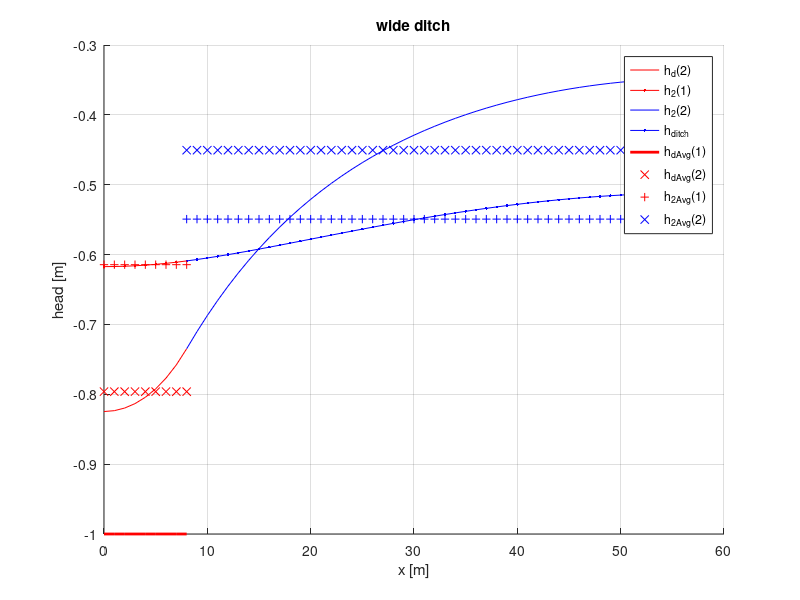

The MATLAB script that drew this image:
%function [h1,h2,h1_avg,h2_avg,x1,x2]=wideDitch(tne)
%     [h1,h2,h1_avg,h2_avg,x1,x2]=wideDitch(tne)
%
% Analytic multi-layer solution on top of semi-confined aquifer separated
% by leaking semi-confined bed with given supply in second aquifer.
% Situation
%
%                               |||||||||||| q1 |||||||||||||||||||
%           wide ditch       |  vvvvvvvvvvvvvvvvvvvvvvvvvvvvvvvvvvv |
%                            |                                      |
%    |~~~~~~~~  c11~~~~~~~~~~~                                      |
%    |          T11                         T21                     |
%    |//////////c12/////////////////////////c22//////////////////// |
%    |          T12                         T22                     |
%    |                          ^^^^^^^^^^^^^^^^^^^^^^^^^^^^^^^^^^^ |
%    |                          |||||||||||  q2 ||||||||||||||||||| |
%    |==== x1 ===>                                   <== x2 ========|
%    |<-------- b1 --------->|<-------------- b2 ------------------>|
%
%
%
% Analytical solutions both have constant layer thickness and prescribed
% upward flux through the confining bed.
%
% tne is the recharge and ET during the day. The head at the start of the
% first day (t=0) is set equal to hLR the ditch level on both sides.
%
% TO 101227

%% tne has [time Precip and ET]. Note that these values are during the days

%% Initiaize solution specific
N=0.01;
qu=-0.003;

NLay=2;

h1_hat=-1;
h2_hat= 1;

kD1 = [10; 50];
kD2 = [10; 50];
c1  = [  5; 20; Inf];
c2 =  [1e6; 20; Inf];
b1  =  8;
b2  = 50;
q1   = [0; qu];
q2   = [N; qu];
 
T1   =diag(kD1); T1_m1=T1^(-1);
T2   =diag(kD2); T2_m1=T2^(-1);

%I   = eye(NLay);

A1=-diag( 1./(kD1(2:NLay  ).*c1(2:NLay)),-1)+...
          +diag( 1./(kD1(1:NLay  ).*c1(1:NLay))+1./(kD1(1:NLay).*c1(2:NLay+1)), 0)+...
          -diag( 1./(kD1(1:NLay-1).*c1(2:NLay)),1);
A2=-diag( 1./(kD2(2:NLay  ).*c2(2:NLay)),-1)+...
          +diag( 1./(kD2(1:NLay  ).*c2(1:NLay))+1./(kD2(1:NLay).*c2(2:NLay+1)), 0)+...
          -diag( 1./(kD2(1:NLay-1).*c2(2:NLay)),1);

A1_m1=A1^(-1);
A2_m1=A2^(-1);

sqrtA1 = sqrtm(A1); sqrtA1_m1=sqrtA1^(-1); % sqrtA_m1= sqrtA^(-1);
sqrtA2 = sqrtm(A2); sqrtA2_m1=sqrtA2^(-1); % sqrtA_m1= sqrtA^(-1);

sinhm1=funm(b1*sqrtA1,@sinh); % sinhm_m1=sinhm^(-1);
coshm1=funm(b1*sqrtA1,@cosh); % coshm_m1=coshm^(-1);

sinhm1_m1=sinhm1^(-1); % sinhm_m1=sinhm^(-1);
coshm1_m1=coshm1^(-1); % coshm_m1=coshm^(-1);

sinhm2=funm(b2*sqrtA2,@sinh); % sinhm_m1=sinhm^(-1);
coshm2=funm(b2*sqrtA2,@cosh); % coshm_m1=coshm^(-1);

sinhm2_m1=sinhm2^(-1); % sinhm_m1=sinhm^(-1);
coshm2_m1=coshm2^(-1); % coshm_m1=coshm^(-1);

B = (coshm1*sqrtA1_m1*sinhm1_m1*T1_m1+coshm2*sqrtA2_m1*sinhm2_m1*T2_m1)^(-1);
Q=B*(h2_hat-h1_hat+A2_m1*T2_m1*q2-A1_m1*T1_m1*q1);

h1_avg=h1_hat+A1_m1*T1_m1*(q1+Q/b1);
h2_avg=h2_hat+A2_m1*T2_m1*(q2-Q/b2);

x1=0:1:b1;
x2=0:1:b2;

h1=zeros(NLay,length(x1));
for i=1:length(x1)
    h1(:,i)=h1_hat+funm(x1(i)*sqrtA1,@cosh)*sqrtA1_m1*sinhm1_m1*T1_m1*Q+A1_m1*T1_m1*q1;
end

h2=zeros(NLay,length(x2));
for i=1:length(x2)
    h2(:,i)=h2_hat-funm(x2(i)*sqrtA2,@cosh)*sqrtA2_m1*sinhm2_m1*T2_m1*Q+A2_m1*T2_m1*q2;
end

figure; hold on; grid on; xlabel('x [m]'); ylabel('head [m]');
title('wide ditch');

leg='';
plot(      x1,h1(1,:),'r'  ); leg{end+1}='h_d(1)';
plot(      x1,h1(2,:),'r.-'); leg{end+1}='h_d(2)';

plot(b1+b2-x2,h2(1,:),'b');   leg{end+1}='h_2(1)';
plot(b1+b2-x2,h2(2,:),'b.-'); leg{end+1}='h_2(2)';

plot(x1,      h1_hat   *ones(size(x1)),'r','linewidth',2); leg{end+1}='h_{ditch}';
plot(x1,      h1_avg(1)*ones(size(x1)),'rx');              leg{end+1}='h_{dAvg}(1)';
plot(x1,      h1_avg(2)*ones(size(x1)),'r+');              leg{end+1}='h_{dAvg}(2)';

%plot(b1+b2-x2,h2_hat   *ones(size(x2)),'b','linewidth',2); leg{end+1}='h_{right}';
plot(b1+b2-x2,h2_avg(1)*ones(size(x2)),'bx');              leg{end+1}='h_{2Avg}(1)';
plot(b1+b2-x2,h2_avg(2)*ones(size(x2)),'b+');              leg{end+1}='h_{2Avg}(2)';

legend(leg(2:end));

